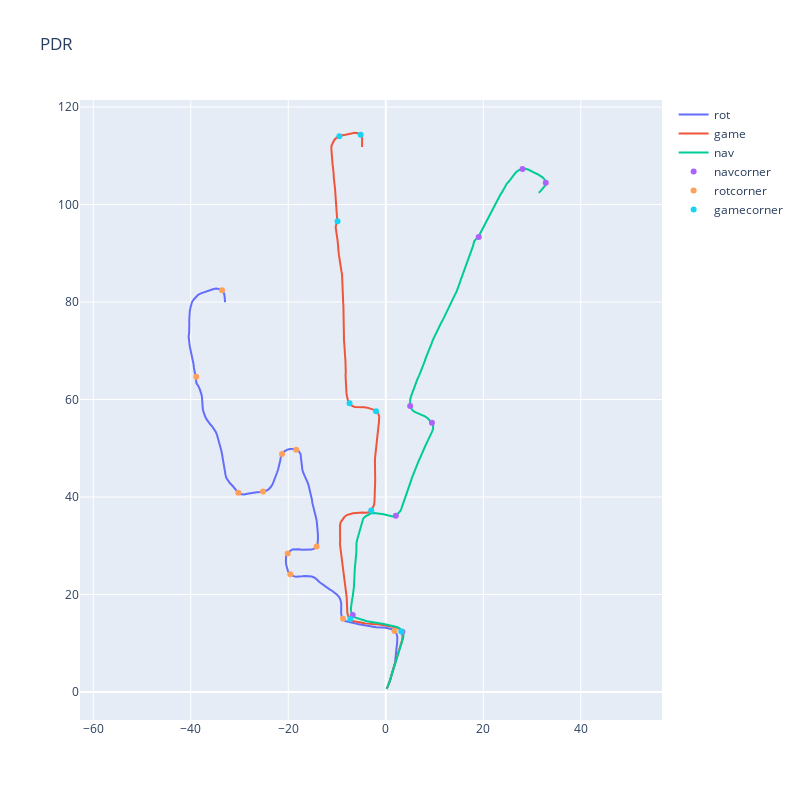

The notebook cell this image was saved under:
### Code cell
fig = go.Figure()
fig.add_trace(go.Scatter(
    x=position_df['rot_x'], 
    y=position_df['rot_y'],
    name="rot"))
fig.add_trace(go.Scatter(
    x=position_df['game_x'], 
    y=position_df['game_y'],
    name="game"))
fig.add_trace(go.Scatter(
    x=position_df['nav_x'], 
    y=position_df['nav_y'],
    name="nav"))

for heading, position in zip(["nav", "rot", "game"], [["nav_x","nav_y"],["rot_x","rot_y"],["game_x", "game_y"]]):    
    corner_position = position_df[position][walker.corner_df[heading]]
    fig.add_trace(go.Scatter(
    x=corner_position[position[0]], 
    y=corner_position[position[1]],
    name= heading + "corner",
    mode = 'markers')
    )
fig.update_layout(
    title="PDR",
    width = 800,
    height = 800,
    yaxis = dict(
      scaleanchor = "x",
      scaleratio = 1,
    )
)
fig.show()

### Figure 1 — Plotly figure (JSON) as saved in the notebook; plotly's stock layout.template omitted (floating-point values rounded to 4 significant figures; data arrays with more than 128 entries replaced by an {"elided": "..."} marker saying what was removed)
{"data": [{"name": "rot", "type": "scatter", "x": {"elided": "217 float values"}, "y": {"elided": "217 float values"}}, {"name": "game", "type": "scatter", "x": {"elided": "217 float values"}, "y": {"elided": "217 float values"}}, {"name": "nav", "type": "scatter", "x": {"elided": "217 float values"}, "y": {"elided": "217 float values"}}, {"mode": "markers", "name": "navcorner", "type": "scatter", "x": [3.413, -6.776, 2.065, 9.477, 5.008, 19.07, 28.05, 32.82], "y": [12.38, 15.78, 36.15, 55.21, 58.69, 93.34, 107.3, 104.5]}, {"mode": "markers", "name": "rotcorner", "type": "scatter", "x": [1.798, -8.761, -19.58, -20.12, -14.18, -18.39, -21.28, -25.17, -30.24, -38.87, -33.58], "y": [12.49, 15.02, 24.17, 28.39, 29.86, 49.71, 48.83, 41.11, 40.86, 64.66, 82.41]}, {"mode": "markers", "name": "gamecorner", "type": "scatter", "x": [3.188, -7.269, -2.973, -1.994, -7.428, -9.887, -9.51, -5.145], "y": [12.42, 14.98, 37.22, 57.6, 59.21, 96.58, 114.0, 114.3]}], "layout": {"height": 800, "title": {"text": "PDR"}, "width": 800, "yaxis": {"scaleanchor": "x", "scaleratio": 1}}}
